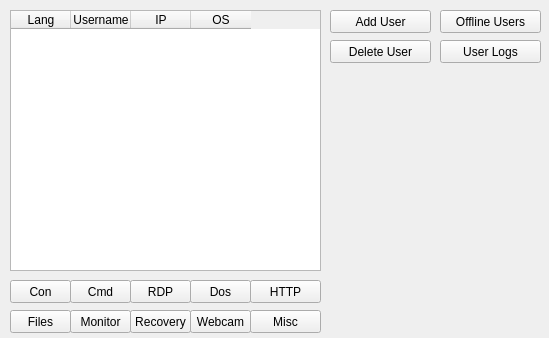
<?xml version="1.0" encoding="UTF-8"?>
<ui version="4.0">
 <class>MainWindow</class>
 <widget class="QMainWindow" name="MainWindow">
  <property name="geometry">
   <rect>
    <x>0</x>
    <y>0</y>
    <width>549</width>
    <height>338</height>
   </rect>
  </property>
  <property name="windowTitle">
   <string>MainWindow</string>
  </property>
  <property name="styleSheet">
   <string notr="true">/*
 * The MIT License (MIT)
 *
 * Copyright (c) &lt;2013-2014&gt; &lt;Colin Duquesnoy&gt;
 *
 * Permission is hereby granted, free of charge, to any person obtaining a copy
 * of this software and associated documentation files (the &quot;Software&quot;), to deal
 * in the Software without restriction, including without limitation the rights
 * to use, copy, modify, merge, publish, distribute, sublicense, and/or sell
 * copies of the Software, and to permit persons to whom the Software is
 * furnished to do so, subject to the following conditions:

 * The above copyright notice and this permission notice shall be included in
 * all copies or substantial portions of the Software.

 * THE SOFTWARE IS PROVIDED &quot;AS IS&quot;, WITHOUT WARRANTY OF ANY KIND, EXPRESS OR
 * IMPLIED, INCLUDING BUT NOT LIMITED TO THE WARRANTIES OF MERCHANTABILITY,
 * FITNESS FOR A PARTICULAR PURPOSE AND NONINFRINGEMENT. IN NO EVENT SHALL THE
 * AUTHORS OR COPYRIGHT HOLDERS BE LIABLE FOR ANY CLAIM, DAMAGES OR OTHER
 * LIABILITY, WHETHER IN AN ACTION OF CONTRACT, TORT OR OTHERWISE, ARISING FROM,
 * OUT OF OR IN CONNECTION WITH THE SOFTWARE OR THE USE OR OTHER DEALINGS IN
 * THE SOFTWARE.
 */

QProgressBar:horizontal {
    border: 1px solid #3A3939;
    text-align: center;
    padding: 1px;
    background: #201F1F;
}
QProgressBar::chunk:horizontal {
    background-color: qlineargradient(spread:reflect, x1:1, y1:0.545, x2:1, y2:0, stop:0 rgba(28, 66, 111, 255), stop:1 rgba(37, 87, 146, 255));
}

QToolTip
{
    border: 1px solid #3A3939;
    background-color: rgb(90, 102, 117);;
    color: white;
    padding: 1px;
    opacity: 200;
}

QWidget
{
    color: silver;
    background-color: #302F2F;
    selection-background-color:#3d8ec9;
    selection-color: black;
    background-clip: border;
    border-image: none;
    outline: 0;
}

QWidget:item:hover
{
    background-color: #78879b;
    color: black;
}

QWidget:item:selected
{
    background-color: #3d8ec9;
}

QCheckBox
{
    spacing: 5px;
    outline: none;
    color: #bbb;
    margin-bottom: 2px;
}

QCheckBox:disabled
{
    color: #777777;
}
QCheckBox::indicator,
QGroupBox::indicator
{
    width: 18px;
    height: 18px;
}
QGroupBox::indicator
{
    margin-left: 2px;
}

QCheckBox::indicator:unchecked,
QCheckBox::indicator:unchecked:hover,
QGroupBox::indicator:unchecked,
QGroupBox::indicator:unchecked:hover
{
    image: url(:/qss_icons/rc/checkbox_unchecked.png);
}

QCheckBox::indicator:unchecked:focus,
QCheckBox::indicator:unchecked:pressed,
QGroupBox::indicator:unchecked:focus,
QGroupBox::indicator:unchecked:pressed
{
  border: none;
    image: url(:/qss_icons/rc/checkbox_unchecked_focus.png);
}

QCheckBox::indicator:checked,
QCheckBox::indicator:checked:hover,
QGroupBox::indicator:checked,
QGroupBox::indicator:checked:hover
{
    image: url(:/qss_icons/rc/checkbox_checked.png);
}

QCheckBox::indicator:checked:focus,
QCheckBox::indicator:checked:pressed,
QGroupBox::indicator:checked:focus,
QGroupBox::indicator:checked:pressed
{
  border: none;
    image: url(:/qss_icons/rc/checkbox_checked_focus.png);
}

QCheckBox::indicator:indeterminate,
QCheckBox::indicator:indeterminate:hover,
QCheckBox::indicator:indeterminate:pressed
QGroupBox::indicator:indeterminate,
QGroupBox::indicator:indeterminate:hover,
QGroupBox::indicator:indeterminate:pressed
{
    image: url(:/qss_icons/rc/checkbox_indeterminate.png);
}

QCheckBox::indicator:indeterminate:focus,
QGroupBox::indicator:indeterminate:focus
{
    image: url(:/qss_icons/rc/checkbox_indeterminate_focus.png);
}

QCheckBox::indicator:checked:disabled,
QGroupBox::indicator:checked:disabled
{
    image: url(:/qss_icons/rc/checkbox_checked_disabled.png);
}

QCheckBox::indicator:unchecked:disabled,
QGroupBox::indicator:unchecked:disabled
{
    image: url(:/qss_icons/rc/checkbox_unchecked_disabled.png);
}

QRadioButton
{
    spacing: 5px;
    outline: none;
    color: #bbb;
    margin-bottom: 2px;
}

QRadioButton:disabled
{
    color: #777777;
}
QRadioButton::indicator
{
    width: 21px;
    height: 21px;
}

QRadioButton::indicator:unchecked,
QRadioButton::indicator:unchecked:hover
{
    image: url(:/qss_icons/rc/radio_unchecked.png);
}

QRadioButton::indicator:unchecked:focus,
QRadioButton::indicator:unchecked:pressed
{
  border: none;
  outline: none;
    image: url(:/qss_icons/rc/radio_unchecked_focus.png);
}

QRadioButton::indicator:checked,
QRadioButton::indicator:checked:hover
{
  border: none;
  outline: none;
    image: url(:/qss_icons/rc/radio_checked.png);
}

QRadioButton::indicator:checked:focus,
QRadioButton::indicato::menu-arrowr:checked:pressed
{
  border: none;
  outline: none;
    image: url(:/qss_icons/rc/radio_checked_focus.png);
}

QRadioButton::indicator:indeterminate,
QRadioButton::indicator:indeterminate:hover,
QRadioButton::indicator:indeterminate:pressed
{
        image: url(:/qss_icons/rc/radio_indeterminate.png);
}

QRadioButton::indicator:checked:disabled
{
  outline: none;
  image: url(:/qss_icons/rc/radio_checked_disabled.png);
}

QRadioButton::indicator:unchecked:disabled
{
    image: url(:/qss_icons/rc/radio_unchecked_disabled.png);
}


QMenuBar
{
    background-color: #302F2F;
    color: silver;
}

QMenuBar::item
{
    background: transparent;
}

QMenuBar::item:selected
{
    background: transparent;
    border: 1px solid #3A3939;
}

QMenuBar::item:pressed
{
    border: 1px solid #3A3939;
    background-color: #3d8ec9;
    color: black;
    margin-bottom:-1px;
    padding-bottom:1px;
}

QMenu
{
    border: 1px solid #3A3939;
    color: silver;
    margin: 2px;
}

QMenu::icon
{
    margin: 5px;
}

QMenu::item
{
    padding: 5px 30px 5px 30px;
    margin-left: 5px;
    border: 1px solid transparent; /* reserve space for selection border */
}

QMenu::item:selected
{
    color: black;
}

QMenu::separator {
    height: 2px;
    background: lightblue;
    margin-left: 10px;
    margin-right: 5px;
}

QMenu::indicator {
    width: 18px;
    height: 18px;
}

/* non-exclusive indicator = check box style indicator
   (see QActionGroup::setExclusive) */
QMenu::indicator:non-exclusive:unchecked {
    image: url(:/qss_icons/rc/checkbox_unchecked.png);
}

QMenu::indicator:non-exclusive:unchecked:selected {
    image: url(:/qss_icons/rc/checkbox_unchecked_disabled.png);
}

QMenu::indicator:non-exclusive:checked {
    image: url(:/qss_icons/rc/checkbox_checked.png);
}

QMenu::indicator:non-exclusive:checked:selected {
    image: url(:/qss_icons/rc/checkbox_checked_disabled.png);
}

/* exclusive indicator = radio button style indicator (see QActionGroup::setExclusive) */
QMenu::indicator:exclusive:unchecked {
    image: url(:/qss_icons/rc/radio_unchecked.png);
}

QMenu::indicator:exclusive:unchecked:selected {
    image: url(:/qss_icons/rc/radio_unchecked_disabled.png);
}

QMenu::indicator:exclusive:checked {
    image: url(:/qss_icons/rc/radio_checked.png);
}

QMenu::indicator:exclusive:checked:selected {
    image: url(:/qss_icons/rc/radio_checked_disabled.png);
}

QMenu::right-arrow {
    margin: 5px;
    image: url(:/qss_icons/rc/right_arrow.png)
}


QWidget:disabled
{
    color: #404040;
    background-color: #302F2F;
}

QAbstractItemView
{
    alternate-background-color: #3A3939;
    color: silver;
    border: 1px solid 3A3939;
    border-radius: 2px;
    padding: 1px;
}

QWidget:focus, QMenuBar:focus
{
    border: 1px solid #78879b;
}

QTabWidget:focus, QCheckBox:focus, QRadioButton:focus, QSlider:focus
{
    border: none;
}

QLineEdit
{
    background-color: #201F1F;
    padding: 2px;
    border-style: solid;
    border: 1px solid #3A3939;
    border-radius: 2px;
    color: silver;
}

QGroupBox {
    border:1px solid #3A3939;
    border-radius: 2px;
    margin-top: 20px;
}

QGroupBox::title {
    subcontrol-origin: margin;
    subcontrol-position: top center;
    padding-left: 10px;
    padding-right: 10px;
    padding-top: 10px;
}

QAbstractScrollArea
{
    border-radius: 2px;
    border: 1px solid #3A3939;
    background-color: transparent;
}

QScrollBar:horizontal
{
    height: 15px;
    margin: 3px 15px 3px 15px;
    border: 1px transparent #2A2929;
    border-radius: 4px;
    background-color: #2A2929;
}

QScrollBar::handle:horizontal
{
    background-color: #605F5F;
    min-width: 5px;
    border-radius: 4px;
}

QScrollBar::add-line:horizontal
{
    margin: 0px 3px 0px 3px;
    border-image: url(:/qss_icons/rc/right_arrow_disabled.png);
    width: 10px;
    height: 10px;
    subcontrol-position: right;
    subcontrol-origin: margin;
}

QScrollBar::sub-line:horizontal
{
    margin: 0px 3px 0px 3px;
    border-image: url(:/qss_icons/rc/left_arrow_disabled.png);
    height: 10px;
    width: 10px;
    subcontrol-position: left;
    subcontrol-origin: margin;
}

QScrollBar::add-line:horizontal:hover,QScrollBar::add-line:horizontal:on
{
    border-image: url(:/qss_icons/rc/right_arrow.png);
    height: 10px;
    width: 10px;
    subcontrol-position: right;
    subcontrol-origin: margin;
}


QScrollBar::sub-line:horizontal:hover, QScrollBar::sub-line:horizontal:on
{
    border-image: url(:/qss_icons/rc/left_arrow.png);
    height: 10px;
    width: 10px;
    subcontrol-position: left;
    subcontrol-origin: margin;
}

QScrollBar::up-arrow:horizontal, QScrollBar::down-arrow:horizontal
{
    background: none;
}


QScrollBar::add-page:horizontal, QScrollBar::sub-page:horizontal
{
    background: none;
}

QScrollBar:vertical
{
    background-color: #2A2929;
    width: 15px;
    margin: 15px 3px 15px 3px;
    border: 1px transparent #2A2929;
    border-radius: 4px;
}

QScrollBar::handle:vertical
{
    background-color: #605F5F;
    min-height: 5px;
    border-radius: 4px;
}

QScrollBar::sub-line:vertical
{
    margin: 3px 0px 3px 0px;
    border-image: url(:/qss_icons/rc/up_arrow_disabled.png);
    height: 10px;
    width: 10px;
    subcontrol-position: top;
    subcontrol-origin: margin;
}

QScrollBar::add-line:vertical
{
    margin: 3px 0px 3px 0px;
    border-image: url(:/qss_icons/rc/down_arrow_disabled.png);
    height: 10px;
    width: 10px;
    subcontrol-position: bottom;
    subcontrol-origin: margin;
}

QScrollBar::sub-line:vertical:hover,QScrollBar::sub-line:vertical:on
{

    border-image: url(:/qss_icons/rc/up_arrow.png);
    height: 10px;
    width: 10px;
    subcontrol-position: top;
    subcontrol-origin: margin;
}


QScrollBar::add-line:vertical:hover, QScrollBar::add-line:vertical:on
{
    border-image: url(:/qss_icons/rc/down_arrow.png);
    height: 10px;
    width: 10px;
    subcontrol-position: bottom;
    subcontrol-origin: margin;
}

QScrollBar::up-arrow:vertical, QScrollBar::down-arrow:vertical
{
    background: none;
}


QScrollBar::add-page:vertical, QScrollBar::sub-page:vertical
{
    background: none;
}

QTextEdit
{
    background-color: #201F1F;
    color: silver;
    border: 1px solid #3A3939;
}

QPlainTextEdit
{
    background-color: #201F1F;;
    color: silver;
    border-radius: 2px;
    border: 1px solid #3A3939;
}

QHeaderView::section
{
    background-color: #3A3939;
    color: silver;
    padding-left: 4px;
    border: 1px solid #6c6c6c;
}

QSizeGrip {
    image: url(:/qss_icons/rc/sizegrip.png);
    width: 12px;
    height: 12px;
}


QMainWindow::separator
{
    background-color: #302F2F;
    color: white;
    padding-left: 4px;
    spacing: 2px;
    border: 1px dashed #3A3939;
}

QMainWindow::separator:hover
{

    background-color: #787876;
    color: white;
    padding-left: 4px;
    border: 1px solid #3A3939;
    spacing: 2px;
}


QMenu::separator
{
    height: 1px;
    background-color: #3A3939;
    color: white;
    padding-left: 4px;
    margin-left: 10px;
    margin-right: 5px;
}


QFrame
{
    border-radius: 2px;
    border: 1px solid #444;
}

QFrame[frameShape=&quot;0&quot;]
{
    border-radius: 2px;
    border: 1px transparent #444;
}

QStackedWidget
{
    border: 1px transparent black;
}

QToolBar {
    border: 1px transparent #393838;
    background: 1px solid #302F2F;
    font-weight: bold;
}

QToolBar::handle:horizontal {
    image: url(:/qss_icons/rc/Hmovetoolbar.png);
}
QToolBar::handle:vertical {
    image: url(:/qss_icons/rc/Vmovetoolbar.png);
}
QToolBar::separator:horizontal {
    image: url(:/qss_icons/rc/Hsepartoolbar.png);
}
QToolBar::separator:vertical {
    image: url(:/qss_icons/rc/Vsepartoolbars.png);
}

QPushButton
{
    color: silver;
    background-color: #302F2F;
    border-width: 1px;
    border-color: #4A4949;
    border-style: solid;
    padding-top: 5px;
    padding-bottom: 5px;
    padding-left: 5px;
    padding-right: 5px;
    border-radius: 2px;
    outline: none;
}

QPushButton:disabled
{
    background-color: #302F2F;
    border-width: 1px;
    border-color: #3A3939;
    border-style: solid;
    padding-top: 5px;
    padding-bottom: 5px;
    padding-left: 10px;
    padding-right: 10px;
    /*border-radius: 2px;*/
    color: #454545;
}

QPushButton:focus {
    background-color: #3d8ec9;
    color: white;
}

QComboBox
{
    selection-background-color: #3d8ec9;
    background-color: #201F1F;
    border-style: solid;
    border: 1px solid #3A3939;
    border-radius: 2px;
    padding: 2px;
    min-width: 75px;
}

QPushButton:checked{
    background-color: #4A4949;
    border-color: #6A6969;
}

QComboBox:hover,QPushButton:hover,QAbstractSpinBox:hover,QLineEdit:hover,QTextEdit:hover,QPlainTextEdit:hover,QAbstractView:hover,QTreeView:hover
{
    border: 1px solid #78879b;
    color: silver;
}

QComboBox:on
{
    background-color: #626873;
    padding-top: 3px;
    padding-left: 4px;
    selection-background-color: #4a4a4a;
}

QComboBox QAbstractItemView
{
    background-color: #201F1F;
    border-radius: 2px;
    border: 1px solid #444;
    selection-background-color: #3d8ec9;
}

QComboBox::drop-down
{
    subcontrol-origin: padding;
    subcontrol-position: top right;
    width: 15px;

    border-left-width: 0px;
    border-left-color: darkgray;
    border-left-style: solid;
    border-top-right-radius: 3px;
    border-bottom-right-radius: 3px;
}

QComboBox::down-arrow
{
    image: url(:/qss_icons/rc/down_arrow_disabled.png);
}

QComboBox::down-arrow:on, QComboBox::down-arrow:hover,
QComboBox::down-arrow:focus
{
    image: url(:/qss_icons/rc/down_arrow.png);
}

QPushButton:pressed
{
    background-color: #484846;
}

QAbstractSpinBox {
    padding-top: 2px;
    padding-bottom: 2px;
    border: 1px solid #3A3939;
    background-color: #201F1F;
    color: silver;
    border-radius: 2px;
    min-width: 75px;
}

QAbstractSpinBox:up-button
{
    background-color: transparent;
    subcontrol-origin: border;
    subcontrol-position: center right;
}

QAbstractSpinBox:down-button
{
    background-color: transparent;
    subcontrol-origin: border;
    subcontrol-position: center left;
}

QAbstractSpinBox::up-arrow,QAbstractSpinBox::up-arrow:disabled,QAbstractSpinBox::up-arrow:off {
    image: url(:/qss_icons/rc/up_arrow_disabled.png);
    width: 10px;
    height: 10px;
}
QAbstractSpinBox::up-arrow:hover
{
    image: url(:/qss_icons/rc/up_arrow.png);
}


QAbstractSpinBox::down-arrow,QAbstractSpinBox::down-arrow:disabled,QAbstractSpinBox::down-arrow:off
{
    image: url(:/qss_icons/rc/down_arrow_disabled.png);
    width: 10px;
    height: 10px;
}
QAbstractSpinBox::down-arrow:hover
{
    image: url(:/qss_icons/rc/down_arrow.png);
}


QLabel
{
    border: 0px solid black;
}

QTabWidget{
    border: 1px transparent black;
}

QTabWidget::pane {
    border: 1px solid #444;
    border-radius: 3px;
    padding: 3px;
}

QTabBar
{
    qproperty-drawBase: 0;
    left: 5px; /* move to the right by 5px */
}

QTabBar:focus
{
    border: 0px transparent black;
}

QTabBar::close-button  {
    image: url(:/qss_icons/rc/close.png);
    background: transparent;
}

QTabBar::close-button:hover
{
    image: url(:/qss_icons/rc/close-hover.png);
    background: transparent;
}

QTabBar::close-button:pressed {
    image: url(:/qss_icons/rc/close-pressed.png);
    background: transparent;
}

/* TOP TABS */
QTabBar::tab:top {
    color: #b1b1b1;
    border: 1px solid #4A4949;
    border-bottom: 1px transparent black;
    background-color: #302F2F;
    padding: 5px;
    border-top-left-radius: 2px;
    border-top-right-radius: 2px;
}

QTabBar::tab:top:!selected
{
    color: #b1b1b1;
    background-color: #201F1F;
    border: 1px transparent #4A4949;
    border-bottom: 1px transparent #4A4949;
    border-top-left-radius: 0px;
    border-top-right-radius: 0px;
}

QTabBar::tab:top:!selected:hover {
    background-color: #48576b;
}

/* BOTTOM TABS */
QTabBar::tab:bottom {
    color: #b1b1b1;
    border: 1px solid #4A4949;
    border-top: 1px transparent black;
    background-color: #302F2F;
    padding: 5px;
    border-bottom-left-radius: 2px;
    border-bottom-right-radius: 2px;
}

QTabBar::tab:bottom:!selected
{
    color: #b1b1b1;
    background-color: #201F1F;
    border: 1px transparent #4A4949;
    border-top: 1px transparent #4A4949;
    border-bottom-left-radius: 0px;
    border-bottom-right-radius: 0px;
}

QTabBar::tab:bottom:!selected:hover {
    background-color: #78879b;
}

/* LEFT TABS */
QTabBar::tab:left {
    color: #b1b1b1;
    border: 1px solid #4A4949;
    border-left: 1px transparent black;
    background-color: #302F2F;
    padding: 5px;
    border-top-right-radius: 2px;
    border-bottom-right-radius: 2px;
}

QTabBar::tab:left:!selected
{
    color: #b1b1b1;
    background-color: #201F1F;
    border: 1px transparent #4A4949;
    border-right: 1px transparent #4A4949;
    border-top-right-radius: 0px;
    border-bottom-right-radius: 0px;
}

QTabBar::tab:left:!selected:hover {
    background-color: #48576b;
}


/* RIGHT TABS */
QTabBar::tab:right {
    color: #b1b1b1;
    border: 1px solid #4A4949;
    border-right: 1px transparent black;
    background-color: #302F2F;
    padding: 5px;
    border-top-left-radius: 2px;
    border-bottom-left-radius: 2px;
}

QTabBar::tab:right:!selected
{
    color: #b1b1b1;
    background-color: #201F1F;
    border: 1px transparent #4A4949;
    border-right: 1px transparent #4A4949;
    border-top-left-radius: 0px;
    border-bottom-left-radius: 0px;
}

QTabBar::tab:right:!selected:hover {
    background-color: #48576b;
}

QTabBar QToolButton::right-arrow:enabled {
     image: url(:/qss_icons/rc/right_arrow.png);
 }

 QTabBar QToolButton::left-arrow:enabled {
     image: url(:/qss_icons/rc/left_arrow.png);
 }

QTabBar QToolButton::right-arrow:disabled {
     image: url(:/qss_icons/rc/right_arrow_disabled.png);
 }

 QTabBar QToolButton::left-arrow:disabled {
     image: url(:/qss_icons/rc/left_arrow_disabled.png);
 }


QDockWidget {
    border: 1px solid #403F3F;
    titlebar-close-icon: url(:/qss_icons/rc/close.png);
    titlebar-normal-icon: url(:/qss_icons/rc/undock.png);
}

QDockWidget::close-button, QDockWidget::float-button {
    border: 1px solid transparent;
    border-radius: 2px;
    background: transparent;
}

QDockWidget::close-button:hover, QDockWidget::float-button:hover {
    background: rgba(255, 255, 255, 10);
}

QDockWidget::close-button:pressed, QDockWidget::float-button:pressed {
    padding: 1px -1px -1px 1px;
    background: rgba(255, 255, 255, 10);
}

QTreeView, QListView
{
    border: 1px solid #444;
    background-color: #201F1F;
}

QTreeView:branch:selected, QTreeView:branch:hover
{
    background: url(:/qss_icons/rc/transparent.png);
}

QTreeView::branch:has-siblings:!adjoins-item {
    border-image: url(:/qss_icons/rc/transparent.png);
}

QTreeView::branch:has-siblings:adjoins-item {
    border-image: url(:/qss_icons/rc/transparent.png);
}

QTreeView::branch:!has-children:!has-siblings:adjoins-item {
    border-image: url(:/qss_icons/rc/transparent.png);
}

QTreeView::branch:has-children:!has-siblings:closed,
QTreeView::branch:closed:has-children:has-siblings {
    image: url(:/qss_icons/rc/branch_closed.png);
}

QTreeView::branch:open:has-children:!has-siblings,
QTreeView::branch:open:has-children:has-siblings  {
    image: url(:/qss_icons/rc/branch_open.png);
}

QTreeView::branch:has-children:!has-siblings:closed:hover,
QTreeView::branch:closed:has-children:has-siblings:hover {
    image: url(:/qss_icons/rc/branch_closed-on.png);
    }

QTreeView::branch:open:has-children:!has-siblings:hover,
QTreeView::branch:open:has-children:has-siblings:hover  {
    image: url(:/qss_icons/rc/branch_open-on.png);
    }

QListView::item:!selected:hover, QListView::item:!selected:hover, QTreeView::item:!selected:hover  {
    background: rgba(0, 0, 0, 0);
    outline: 0;
    color: #FFFFFF
}

QListView::item:selected:hover, QListView::item:selected:hover, QTreeView::item:selected:hover  {
    background: #3d8ec9;
    color: #FFFFFF;
}

QSlider::groove:horizontal {
    border: 1px solid #3A3939;
    height: 8px;
    background: #201F1F;
    margin: 2px 0;
    border-radius: 2px;
}

QSlider::handle:horizontal {
    background: QLinearGradient( x1: 0, y1: 0, x2: 0, y2: 1,
      stop: 0.0 silver, stop: 0.2 #a8a8a8, stop: 1 #727272);
    border: 1px solid #3A3939;
    width: 14px;
    height: 14px;
    margin: -4px 0;
    border-radius: 2px;
}

QSlider::groove:vertical {
    border: 1px solid #3A3939;
    width: 8px;
    background: #201F1F;
    margin: 0 0px;
    border-radius: 2px;
}

QSlider::handle:vertical {
    background: QLinearGradient( x1: 0, y1: 0, x2: 0, y2: 1, stop: 0.0 silver,
      stop: 0.2 #a8a8a8, stop: 1 #727272);
    border: 1px solid #3A3939;
    width: 14px;
    height: 14px;
    margin: 0 -4px;
    border-radius: 2px;
}

QToolButton {
    background-color: transparent;
    border: 1px transparent #4A4949;
    border-radius: 2px;
    margin: 3px;
    padding: 3px;
}

QToolButton[popupMode=&quot;1&quot;] { /* only for MenuButtonPopup */
 padding-right: 20px; /* make way for the popup button */
 border: 1px transparent #4A4949;
 border-radius: 5px;
}

QToolButton[popupMode=&quot;2&quot;] { /* only for InstantPopup */
 padding-right: 10px; /* make way for the popup button */
 border: 1px transparent #4A4949;
}


QToolButton:hover, QToolButton::menu-button:hover {
    background-color: transparent;
    border: 1px solid #78879b;
}

QToolButton:checked, QToolButton:pressed,
        QToolButton::menu-button:pressed {
    background-color: #4A4949;
    border: 1px solid #78879b;
}

/* the subcontrol below is used only in the InstantPopup or DelayedPopup mode */
QToolButton::menu-indicator {
    image: url(:/qss_icons/rc/down_arrow.png);
    top: -7px; left: -2px; /* shift it a bit */
}

/* the subcontrols below are used only in the MenuButtonPopup mode */
QToolButton::menu-button {
    border: 1px transparent #4A4949;
    border-top-right-radius: 6px;
    border-bottom-right-radius: 6px;
    /* 16px width + 4px for border = 20px allocated above */
    width: 16px;
    outline: none;
}

QToolButton::menu-arrow {
    image: url(:/qss_icons/rc/down_arrow.png);
}

QToolButton::menu-arrow:open {
    top: 1px; left: 1px; /* shift it a bit */
    border: 1px solid #3A3939;
}

QPushButton::menu-indicator  {
    subcontrol-origin: padding;
    subcontrol-position: bottom right;
    left: 8px;
}

QTableView
{
    border: 1px solid #444;
    gridline-color: #6c6c6c;
    background-color: #201F1F;
}


QTableView, QHeaderView
{
    border-radius: 0px;
}

QTableView::item:pressed, QListView::item:pressed, QTreeView::item:pressed  {
    background: #78879b;
    color: #FFFFFF;
}

QTableView::item:selected:active, QTreeView::item:selected:active, QListView::item:selected:active  {
    background: #3d8ec9;
    color: #FFFFFF;
}


QHeaderView
{
    border: 1px transparent;
    border-radius: 2px;
    margin: 0px;
    padding: 0px;
}

QHeaderView::section  {
    background-color: #3A3939;
    color: silver;
    padding: 4px;
    border: 1px solid #6c6c6c;
    border-radius: 0px;
    text-align: center;
}

QHeaderView::section::vertical::first, QHeaderView::section::vertical::only-one
{
    border-top: 1px solid #6c6c6c;
}

QHeaderView::section::vertical
{
    border-top: transparent;
}

QHeaderView::section::horizontal::first, QHeaderView::section::horizontal::only-one
{
    border-left: 1px solid #6c6c6c;
}

QHeaderView::section::horizontal
{
    border-left: transparent;
}


QHeaderView::section:checked
 {
    color: white;
    background-color: #5A5959;
 }

 /* style the sort indicator */
QHeaderView::down-arrow {
    image: url(:/qss_icons/rc/down_arrow.png);
}

QHeaderView::up-arrow {
    image: url(:/qss_icons/rc/up_arrow.png);
}


QTableCornerButton::section {
    background-color: #3A3939;
    border: 1px solid #3A3939;
    border-radius: 2px;
}

QToolBox  {
    padding: 3px;
    border: 1px transparent black;
}

QToolBox::tab {
    color: #b1b1b1;
    background-color: #302F2F;
    border: 1px solid #4A4949;
    border-bottom: 1px transparent #302F2F;
    border-top-left-radius: 5px;
    border-top-right-radius: 5px;
}

 QToolBox::tab:selected { /* italicize selected tabs */
    font: italic;
    background-color: #302F2F;
    border-color: #3d8ec9;
 }

QStatusBar::item {
    border: 1px solid #3A3939;
    border-radius: 2px;
 }


QFrame[height=&quot;3&quot;], QFrame[width=&quot;3&quot;] {
    background-color: #444;
}


QSplitter::handle {
    border: 1px dashed #3A3939;
}

QSplitter::handle:hover {
    background-color: #787876;
    border: 1px solid #3A3939;
}

QSplitter::handle:horizontal {
    width: 1px;
}

QSplitter::handle:vertical {
    height: 1px;
}
</string>
  </property>
  <widget class="QWidget" name="centralWidget">
   <widget class="QTableWidget" name="tableWidget">
    <property name="geometry">
     <rect>
      <x>10</x>
      <y>10</y>
      <width>311</width>
      <height>261</height>
     </rect>
    </property>
    <property name="locale">
     <locale language="English" country="UnitedStates"/>
    </property>
    <property name="verticalScrollBarPolicy">
     <enum>Qt::ScrollBarAsNeeded</enum>
    </property>
    <property name="horizontalScrollBarPolicy">
     <enum>Qt::ScrollBarAlwaysOff</enum>
    </property>
    <property name="sizeAdjustPolicy">
     <enum>QAbstractScrollArea::AdjustIgnored</enum>
    </property>
    <property name="alternatingRowColors">
     <bool>false</bool>
    </property>
    <property name="showGrid">
     <bool>false</bool>
    </property>
    <property name="sortingEnabled">
     <bool>true</bool>
    </property>
    <property name="columnCount">
     <number>4</number>
    </property>
    <attribute name="horizontalHeaderVisible">
     <bool>true</bool>
    </attribute>
    <attribute name="horizontalHeaderCascadingSectionResizes">
     <bool>false</bool>
    </attribute>
    <attribute name="horizontalHeaderDefaultSectionSize">
     <number>60</number>
    </attribute>
    <attribute name="horizontalHeaderHighlightSections">
     <bool>true</bool>
    </attribute>
    <attribute name="horizontalHeaderMinimumSectionSize">
     <number>37</number>
    </attribute>
    <attribute name="horizontalHeaderStretchLastSection">
     <bool>false</bool>
    </attribute>
    <attribute name="verticalHeaderVisible">
     <bool>false</bool>
    </attribute>
    <attribute name="verticalHeaderCascadingSectionResizes">
     <bool>false</bool>
    </attribute>
    <row>
     <property name="text">
      <string>a</string>
     </property>
    </row>
    <row>
     <property name="text">
      <string>b</string>
     </property>
    </row>
    <column>
     <property name="text">
      <string>Lang</string>
     </property>
    </column>
    <column>
     <property name="text">
      <string>Username</string>
     </property>
    </column>
    <column>
     <property name="text">
      <string>IP</string>
     </property>
    </column>
    <column>
     <property name="text">
      <string>OS</string>
     </property>
    </column>
   </widget>
   <widget class="QPushButton" name="pushButton">
    <property name="geometry">
     <rect>
      <x>10</x>
      <y>310</y>
      <width>61</width>
      <height>23</height>
     </rect>
    </property>
    <property name="text">
     <string>Files</string>
    </property>
   </widget>
   <widget class="QPushButton" name="pushButton_2">
    <property name="geometry">
     <rect>
      <x>10</x>
      <y>280</y>
      <width>61</width>
      <height>23</height>
     </rect>
    </property>
    <property name="text">
     <string>Con</string>
    </property>
   </widget>
   <widget class="QPushButton" name="pushButton_3">
    <property name="geometry">
     <rect>
      <x>130</x>
      <y>280</y>
      <width>61</width>
      <height>23</height>
     </rect>
    </property>
    <property name="text">
     <string>RDP</string>
    </property>
   </widget>
   <widget class="QPushButton" name="pushButton_4">
    <property name="geometry">
     <rect>
      <x>190</x>
      <y>280</y>
      <width>61</width>
      <height>23</height>
     </rect>
    </property>
    <property name="text">
     <string>Dos</string>
    </property>
   </widget>
   <widget class="QPushButton" name="pushButton_6">
    <property name="geometry">
     <rect>
      <x>330</x>
      <y>40</y>
      <width>101</width>
      <height>23</height>
     </rect>
    </property>
    <property name="text">
     <string>Delete User</string>
    </property>
   </widget>
   <widget class="QPushButton" name="pushButton_7">
    <property name="geometry">
     <rect>
      <x>330</x>
      <y>10</y>
      <width>101</width>
      <height>23</height>
     </rect>
    </property>
    <property name="text">
     <string>Add User</string>
    </property>
   </widget>
   <widget class="QLabel" name="label_picyuno">
    <property name="geometry">
     <rect>
      <x>330</x>
      <y>70</y>
      <width>211</width>
      <height>261</height>
     </rect>
    </property>
    <property name="contextMenuPolicy">
     <enum>Qt::NoContextMenu</enum>
    </property>
    <property name="text">
     <string/>
    </property>
   </widget>
   <widget class="QPushButton" name="pushButton_8">
    <property name="geometry">
     <rect>
      <x>440</x>
      <y>10</y>
      <width>101</width>
      <height>23</height>
     </rect>
    </property>
    <property name="text">
     <string>Offline Users</string>
    </property>
   </widget>
   <widget class="QPushButton" name="pushButton_9">
    <property name="geometry">
     <rect>
      <x>250</x>
      <y>280</y>
      <width>71</width>
      <height>23</height>
     </rect>
    </property>
    <property name="text">
     <string>HTTP</string>
    </property>
   </widget>
   <widget class="QPushButton" name="pushButton_10">
    <property name="geometry">
     <rect>
      <x>440</x>
      <y>40</y>
      <width>101</width>
      <height>23</height>
     </rect>
    </property>
    <property name="text">
     <string>User Logs</string>
    </property>
   </widget>
   <widget class="QPushButton" name="pushButton_5">
    <property name="geometry">
     <rect>
      <x>250</x>
      <y>310</y>
      <width>71</width>
      <height>23</height>
     </rect>
    </property>
    <property name="text">
     <string>Misc</string>
    </property>
   </widget>
   <widget class="QPushButton" name="pushButton_11">
    <property name="geometry">
     <rect>
      <x>70</x>
      <y>280</y>
      <width>61</width>
      <height>23</height>
     </rect>
    </property>
    <property name="text">
     <string>Cmd</string>
    </property>
   </widget>
   <widget class="QPushButton" name="pushButton_13">
    <property name="geometry">
     <rect>
      <x>70</x>
      <y>310</y>
      <width>61</width>
      <height>23</height>
     </rect>
    </property>
    <property name="text">
     <string>Monitor</string>
    </property>
   </widget>
   <widget class="QPushButton" name="pushButton_14">
    <property name="geometry">
     <rect>
      <x>130</x>
      <y>310</y>
      <width>61</width>
      <height>23</height>
     </rect>
    </property>
    <property name="text">
     <string>Recovery</string>
    </property>
   </widget>
   <widget class="QPushButton" name="pushButton_15">
    <property name="geometry">
     <rect>
      <x>190</x>
      <y>310</y>
      <width>61</width>
      <height>23</height>
     </rect>
    </property>
    <property name="text">
     <string>Webcam</string>
    </property>
   </widget>
  </widget>
 </widget>
 <layoutdefault spacing="6" margin="11"/>
 <resources/>
 <connections/>
</ui>
